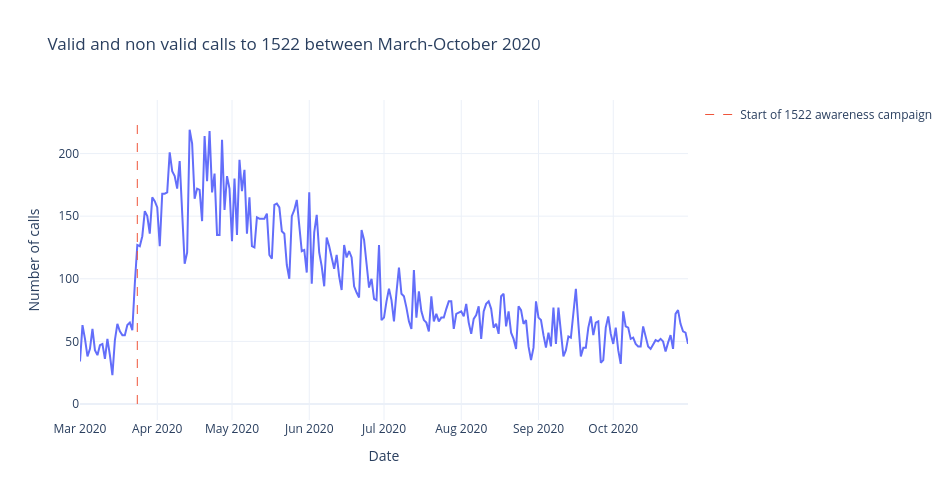

Notebook code cell kept with this figure:
### Markdown cell above
### Add trace: time stamp line
I want to add a line marking the day the 1522 awareness campaign was <a href="https://www.1522.eu/libera-puoi-la-nuova-campagna-per-le-donne-vittime-di-violenza/">launched</a> by the Equal Opportunities Department of the Italian government. It seems that this date corresponds with a rise in calls. I am aware that calls started rising in the previous few days as well, but I still think it can be relevant.

The only way I managed to do this is by adding another trace, and I had to add a value to the y axis even though
it makes no sense. So I edited the 'hovertemplate' in order to only show the value of the x axis (24 March, the date I'm interested in). I also made the line dashed so that both traces were well visible.

### Code cell
lockdownincrease_linechart.add_trace(go.Scatter(x=['2020-03-24 00:00:00', '2020-03-24 00:00:00'], y=[0,230], 
                                                                             mode="lines", line={'dash': 'dash', 'width':1}, 
                                                                             name="Start of 1522 awareness campaign", 
                                                                             hovertemplate = '<br> %{x}<br>', showlegend = True))

### Figure 1 — Plotly figure (JSON) as saved in the notebook; plotly's stock layout.template omitted (floating-point values rounded to 4 significant figures; data arrays with more than 128 entries replaced by an {"elided": "..."} marker saying what was removed)
{"data": [{"hovertemplate": "Date=%{x}<br>Number of calls=%{y}<extra></extra>", "legendgroup": "", "line": {"color": "#636efa", "dash": "solid"}, "mode": "lines", "name": "", "orientation": "v", "showlegend": false, "type": "scatter", "x": {"elided": "245 str values"}, "xaxis": "x", "y": {"elided": "245 int values"}, "yaxis": "y"}, {"hovertemplate": "<br> %{x}<br>", "line": {"dash": "dash", "width": 1}, "mode": "lines", "name": "Start of 1522 awareness campaign", "showlegend": true, "type": "scatter", "x": ["2020-03-24 00:00:00", "2020-03-24 00:00:00"], "y": [0, 230]}], "layout": {"height": 500, "legend": {"tracegroupgap": 0}, "title": {"text": "Valid and non valid calls to 1522 between March-October 2020"}, "width": 950, "xaxis": {"anchor": "y", "domain": [0, 1], "title": {"text": "Date"}}, "yaxis": {"anchor": "x", "domain": [0, 1], "title": {"text": "Number of calls"}}}}
